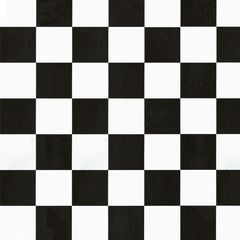
#> input picture small_check.jpeg, 240 x 240 px
$ python sobel.py   (older library calls are emulated)
#> lines starting #> are read from the running program, lines starting #| are printed output that depends on the picture; after the words box and inside, x2 and y2 are one past the last pixel; in counts of white or black regions, pixels touching at a corner belong together
import cv2
import numpy as np
import matplotlib.pyplot as plt

def main():
  src = cv2.imread('small_check.jpeg', cv2.IMREAD_COLOR)
#> src is the input picture: shape (240, 240, 3); mean B, G, R 137.5, 140.3, 141.1

  gray = cv2.cvtColor(src, cv2.COLOR_BGR2GRAY)
  gray = np.float32(gray)

  sbl_x = cv2.Sobel(gray, cv2.CV_16S, 1, 0, ksize=3, scale=1)
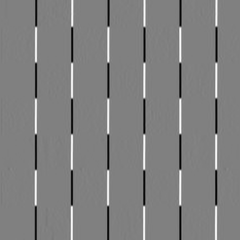
#> sbl_x: shape (240, 240) int16; min -986, max 973, mean 0; drawn with min black and max white
  sbl_y = cv2.Sobel(gray, cv2.CV_16S, 0, 1, ksize=3, scale=1)
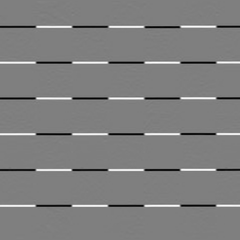
#> sbl_y: shape (240, 240) int16; min -984, max 991, mean 0; drawn with min black and max white

  abs_x = cv2.convertScaleAbs(sbl_x)
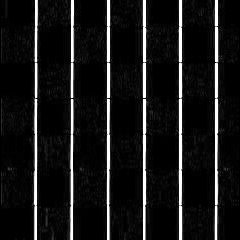
#> abs_x: shape (240, 240); min 0, max 255, mean 22.8
  abs_y = cv2.convertScaleAbs(sbl_y)
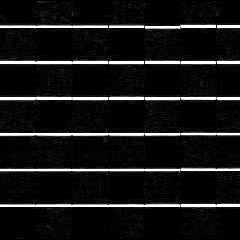
#> abs_y: shape (240, 240); min 0, max 255, mean 21.9

  grad = cv2.addWeighted(abs_x, 0.5, abs_y, 0.5, 0)
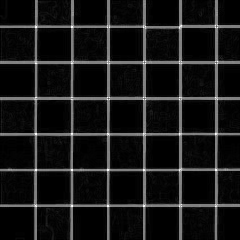
#> grad: shape (240, 240); min 0, max 255, mean 22.4

  dst = cv2.cornerHarris(gray, 2, 3, 0.04)
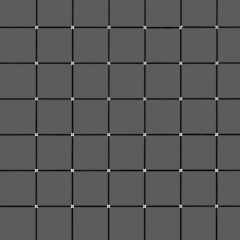
#> dst: shape (240, 240) float32; min -83792392, max 147565024, mean -4331584.5; drawn with min black and max white
  print(dst.max())
#| 147565020.0
  print(0.01*dst.max())
#| 1475650.24
  # dst = cv2.dilate(dst, None)

  plt.imshow(dst, cmap="gray")

  plt.show()

  src[dst>0.01*dst.max()] = [0, 0, 255]
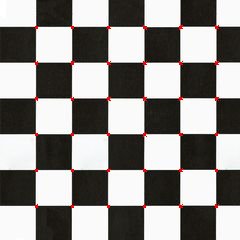
#> src: shape (240, 240, 3); 0.68% of pixels changed, all inside (x1, y1, x2, y2) = (35, 25, 219, 208)

  # [7 lines of commented-out code are left out]

  cv2.waitKey(0)

if __name__ == "__main__":
  main()
